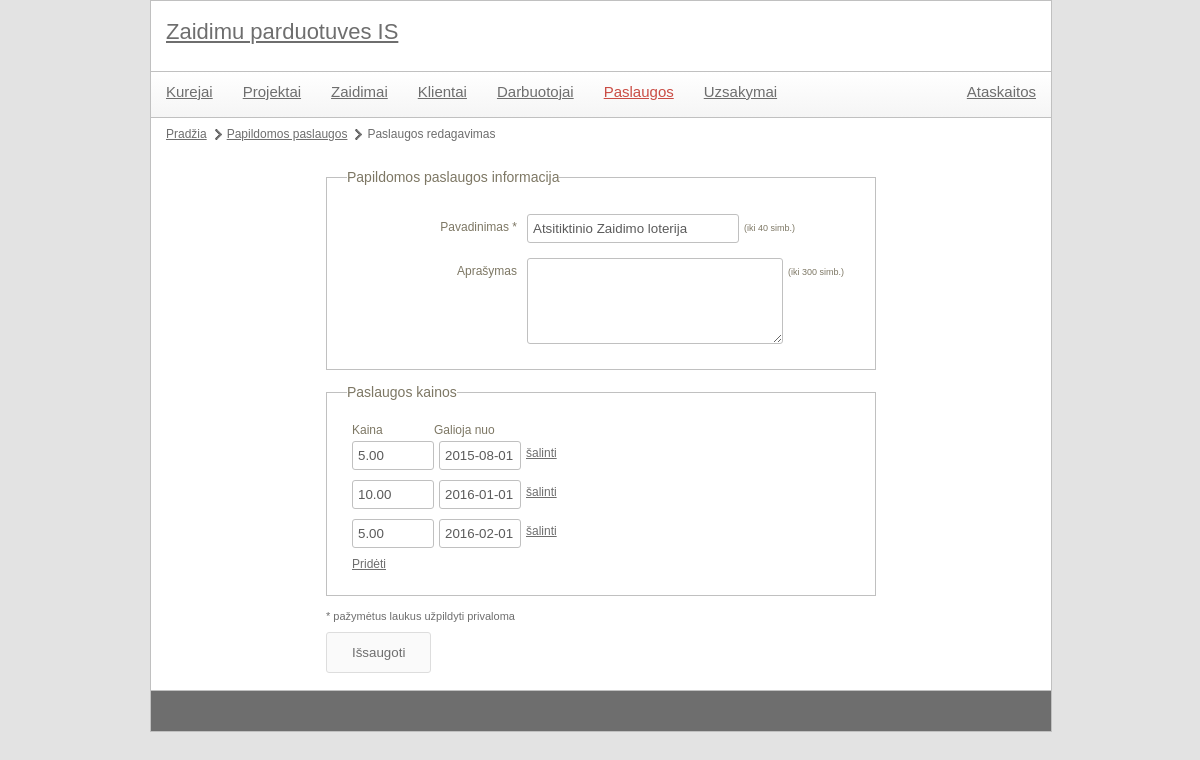
Screenshot of /gameshop/index.php?module=service&action=edit&id=1 with the database file from the repository.
### tables this page shows
CREATE TABLE `paslaugos` (
  `id` int(11) NOT NULL,
  `pavadinimas` varchar(40) NOT NULL,
  `aprasymas` varchar(300) DEFAULT NULL
);

CREATE TABLE `paslaugu_kainos` (
  `fk_paslauga` int(11) NOT NULL,
  `galioja_nuo` date NOT NULL,
  `galioja_iki` date DEFAULT NULL,
  `kaina` decimal(5,2) NOT NULL
);

### gameshop/controls/service_edit.php (called while the page is built, shortened)
<?php
include 'libraries/orders.class.php';
$contractsObj = new orders();
include 'libraries/services.class.php';
$servicesObj = new services();
$data = array();
$required = array('pavadinimas', 'kainos', 'datos');
$maxLengths = array (
	'pavadinimas' => 40,
	'aprasymas' => 300
);
if(!empty($_POST['submit'])) {
	$validations = array (
		'pavadinimas' => 'anything',
		'aprasymas' => 'anything',
		'kainos' => 'price',
		'datos' => 'date');
	include 'utils/validator.class.php';
	$validator = new validator($validations, $required, $maxLengths);
	if($validator->validate($_POST)) {
		$dataPrepared = $validator->preparePostFieldsForSQL();
		$servicesObj->updateService($dataPrepared);
		$deleteQueryClause = "";
		if(sizeof($dataPrepared['kainos']) > 0) {
			foreach($dataPrepared['kainos'] as $key=>$val) {
				if($dataPrepared['neaktyvus'][$key] == 1) {
					$deleteQueryClause .= " AND NOT `galioja_nuo`='" . $dataPrepared['datos'][$key] . "'";
				}
			}
		}
		$servicesObj->deleteServicePrices($dataPrepared['id'], $deleteQueryClause);
		$servicesObj->insertServicePrices($dataPrepared);
		header("Location: index.php?module={$module}&action=list");
		die();
	} else {
		$formErrors = $validator->getErrorHTML();
		$data = $_POST;
		if(isset($_POST['kainos']) && sizeof($_POST['kainos']) > 0) {
			$i = 0;
			foreach($_POST['kainos'] as $key => $val) {
				$data['paslaugos_kainos'][$i]['kaina'] = $val;
				$data['paslaugos_kainos'][$i]['galioja_nuo'] = $_POST['datos'][$key];
				$data['paslaugos_kainos'][$i]['neaktyvus'] = $_POST['neaktyvus'][$key];
				$i++;
			}
		}
	}
} else {
	if(!empty($id)) {
		$data = $servicesObj->getService($id);
		$tmp = $servicesObj->getServicePrices($id);
		if(sizeof($tmp) > 0) {
			foreach($tmp as $key => $val) {
				$priceCount = $contractsObj->getPricesCountOfOrderedServices($id, $val['galioja_nuo']);
				$data['paslaugos_kainos'][] = $val;
			}
		}
	}
}
include 'templates/service_form.tpl.php';
?>

### gameshop/index.php (called while the page is built, shortened)
<?php
	include 'utils/mysql.class.php';
	if(isset($_GET['module'])) {
		$module = mysql::escape($_GET['module']);
	}
	include 'templates/main.tpl.php';
?>

### gameshop/utils/mysql.class.php (called while the page is built, shortened)
<?php
class mysql {
    protected static $connection;
    public static function connect() {
		if(!isset(self::$connection)) {
            self::$connection = new mysqli(config::DB_SERVER, config::DB_USERNAME, config::DB_PASSWORD, config::DB_NAME);
        }
        return self::$connection;
    }
    public static function query($query) {
        $connection = mysql::connect();
        $result = $connection->query($query);
        return $result;
    }
    public static function select($query) {
        $rows = array();
        $result = mysql::query($query);
        while ($row = $result->fetch_assoc()) {
            $rows[] = $row;
        }
        return $rows;
    }
	public static function escape($field) {
		$connection =  mysql::connect();
		return mysqli_real_escape_string($connection, $field);
	}
}

### gameshop/libraries/services.class.php (called while the page is built, shortened)
<?php
class services {
	private $paslaugos_lentele = '';
	private $paslaugu_kainos_lentele = '';
	public function __construct() {
		$this->paslaugos_lentele = config::DB_PREFIX . 'paslaugos';
		$this->paslaugu_kainos_lentele = config::DB_PREFIX . 'paslaugu_kainos';
	}
	public function getServicePrices($serviceId) {
		$query = "  SELECT *
					FROM `{$this->paslaugu_kainos_lentele}`
					WHERE `fk_paslauga`='{$serviceId}'";
		$data = mysql::select($query);
		return $data;
	}
	public function getService($id) {
		$query = "  SELECT *
					FROM `{$this->paslaugos_lentele}`
					WHERE `id`='{$id}'";
		$data = mysql::select($query);
		return $data[0];
	}
}

### gameshop/libraries/orders.class.php (called while the page is built, shortened)
<?php
class orders {
	private $uzsakytos_paslaugos_lentele = '';
	private $paslaugu_kainos_lentele = '';
	public function __construct() {
		$this->uzsakytos_paslaugos_lentele = config::DB_PREFIX . 'uzsakytos_paslaugos';
		$this->paslaugu_kainos_lentele = config::DB_PREFIX . 'paslaugu_kainos';
	}
	public function getPricesCountOfOrderedServices($serviceId, $validFrom) {
		$query = "  SELECT COUNT(`{$this->uzsakytos_paslaugos_lentele}`.`fk_paslauga`) AS `kiekis`
					FROM `{$this->paslaugu_kainos_lentele}`
						INNER JOIN `{$this->uzsakytos_paslaugos_lentele}`
							ON `{$this->paslaugu_kainos_lentele}`.`fk_paslauga`=`{$this->uzsakytos_paslaugos_lentele}`.`fk_paslauga` AND `{$this->paslaugu_kainos_lentele}`.`galioja_nuo`=`{$this->uzsakytos_paslaugos_lentele}`.`fk_kaina_galioja_nuo`
					WHERE `{$this->paslaugu_kainos_lentele}`.`fk_paslauga`='{$serviceId}' AND `{$this->paslaugu_kainos_lentele}`.`galioja_nuo`='{$validFrom}'";
		$data = mysql::select($query);
		return $data[0]['kiekis'];
	}
}

### gameshop/templates/service_form.tpl.php (the view, shortened to what this page needs)
<ul id="pagePath">
	<li><a href="index.php">Pradžia</a></li>
	<li><a href="index.php?module=<?php echo $module; ?>&action=list">Papildomos paslaugos</a></li>
	<li><?php if(!empty($id)) echo "Paslaugos redagavimas"; else echo "Nauja paslauga"; ?></li>
</ul>
<div id="formContainer">
	<form action="" method="post">
		<fieldset>
			<legend>Papildomos paslaugos informacija</legend>
			<p>
				<label class="field" for="pavadinimas">Pavadinimas<?php echo in_array('pavadinimas', $required) ? '<span> *</span>' : ''; ?></label>
				<input type="text" id="pavadinimas" name="pavadinimas" class="textbox textbox-200" value="<?php echo isset($data['pavadinimas']) ? $data['pavadinimas'] : ''; ?>">
				<?php if(key_exists('pavadinimas', $maxLengths)) echo "<span class='max-len'>(iki {$maxLengths['pavadinimas']} simb.)</span>"; ?>
			</p>
			<p>
				<label class="field" for="aprasymas">Aprašymas<?php echo in_array('aprasymas', $required) ? '<span> *</span>' : ''; ?></label>
				<textarea id="aprasymas" name="aprasymas" class=""><?php echo isset($data['aprasymas']) ? $data['aprasymas'] : ''; ?></textarea>
				<?php if(key_exists('aprasymas', $maxLengths)) echo "<span class='max-len'>(iki {$maxLengths['aprasymas']} simb.)</span>"; ?>
			</p>
		</fieldset>
		<fieldset>
			<legend>Paslaugos kainos</legend>
			<div class="childRowContainer">
				<div class="labelLeft<?php if(empty($data['paslaugos_kainos']) || sizeof($data['paslaugos_kainos']) == 0) echo ' hidden'; ?>">Kaina</div>
				<div class="labelRight<?php if(empty($data['paslaugos_kainos']) || sizeof($data['paslaugos_kainos']) == 0) echo ' hidden'; ?>">Galioja nuo</div>
				<?php
					if(empty($data['paslaugos_kainos']) || sizeof($data['paslaugos_kainos']) == 0) {
				?>
					<div class="childRow hidden">
						<input type="text" name="kainos[]" value="" class="textbox textbox-70" disabled="disabled" />
						<input type="text" name="datos[]" value="" class="textbox textbox-70" disabled="disabled" />
						<input type="hidden" class="isDisabledForEditing" name="neaktyvus[]" value="0" />
						<a href="#" title="" class="removeChild">šalinti</a>
					</div>
					<div class="float-clear"></div>
				<?php
					} else {
						foreach($data['paslaugos_kainos'] as $key => $val) {
				?>
							<div class="childRow">
								<input type="text" name="kainos[]" value="<?php echo $val['kaina']; ?>" class="textbox textbox-70<?php if(isset($val['neaktyvus']) && $val['neaktyvus'] == 1) echo ' disabledInput'; ?>" />
								<input type="text" name="datos[]" value="<?php echo $val['galioja_nuo']; ?>" class="textbox textbox-70<?php if(isset($val['neaktyvus']) && $val['neaktyvus'] == 1) echo ' disabledInput'; ?>" />
								<a href="#" title="" class="removeChild<?php if(isset($val['neaktyvus']) && $val['neaktyvus'] == 1) echo " hidden"; ?>">šalinti</a>
							</div>
				<?php
						}
					}
				?>
			</div>
			<p id="newItemButtonContainer">
				<a href="#" title="" class="addChild">Pridėti</a>
			</p>
		</fieldset>
		<p class="required-note">* pažymėtus laukus užpildyti privaloma</p>
		<p>
			<input type="submit" class="submit button" name="submit" value="Išsaugoti">
		</p>
	</form>
</div>

### gameshop/style/main.css (style rules this page uses)
body { color: #6e6e6e; font-family: Verdana, Geneva, sans-serif; font-size: 12px; background-color: #e3e3e3; width: 900px; margin: 0px auto; }
a { color: #6e6e6e; }
.button { background-color: #fafafa; border: 1px solid #ddd; padding: 12px 25px; display: block; text-decoration: none; color: #6e6e6e; border-radius: 3px; moz-border-radius: 3px; }
#contentMain #pagePath { margin: 10px 0px 10px 0px; display: block; float: left; }
#contentMain #pagePath li { float: left; display: block; margin-right: 5px; background: url(images/page-path-separator.png) center right no-repeat; padding-right: 15px; }
#contentMain #pagePath li:last-child { background: none; }
#contentMain .childRowContainer { margin-left: 5px; margin-bottom: 0px; }
#contentMain .childRowContainer a { margin-top: 6px; float: left; }
#contentMain p#newItemButtonContainer { margin-left: 5px; padding: 0px; margin-top: 0px; }
#formContainer { margin: 20px auto 17px auto; width: 550px; }
#formContainer p.required-note { margin-bottom: 10px; font-size: 11px; }
fieldset { width: 528px; margin-bottom: 15px; border: 1px solid #c0c0c0; color: #7D7764; padding: 25px 0px 25px 20px; }
legend { font-size: 14px; }
label.field { text-align: right; width: 165px; float: left; margin-top: 7px; margin-right: 10px; }
input.textbox { color: #5b5b5b; height: 25px; padding-left: 5px; padding-right: 5px; border-radius: 3px; -moz-border-radius: 3px; border: 1px solid #c0c0c0; }
input.textbox-200 { width: 200px; float: left; margin-bottom: 10px; }
input.textbox-70 { width: 70px; float: left; margin-bottom: 10px; }
fieldset p { clear: both; padding: 5px; }
textarea { height: 80px; width: 250px; color: #5b5b5b; border-radius: 3px; -moz-border-radius: 3px; border: 1px solid #c0c0c0; float: left; }
fieldset p span.max-len, fieldset p span.units { font-size: 9px; margin-left: 5px; line-height: 28px; }
.childRow input { float: left; margin-right: 5px; }
.childRowContainer .labelLeft, .childRowContainer .labelRight { float: left; width: 82px; margin-bottom: 5px; }

### rows the page displays
paslaugos: pavadinimas "Atsitiktinio Zaidimo loterija"
paslaugu_kainos: kaina "5.00", galioja_nuo "2015-08-01"
paslaugu_kainos: kaina "10.00", galioja_nuo "2016-01-01"
paslaugu_kainos: kaina "5.00", galioja_nuo "2016-02-01"

### other values shown
$maxLengths['pavadinimas'] "40"
$maxLengths['aprasymas'] "300"
